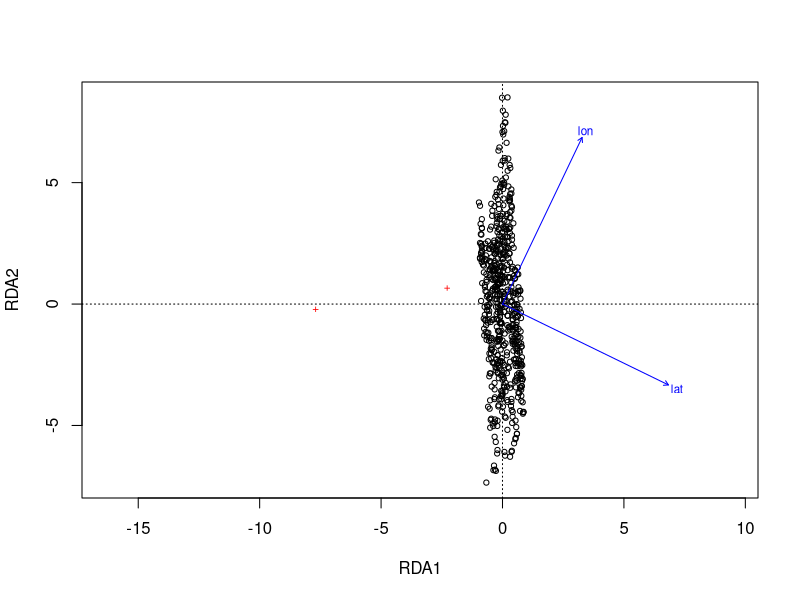
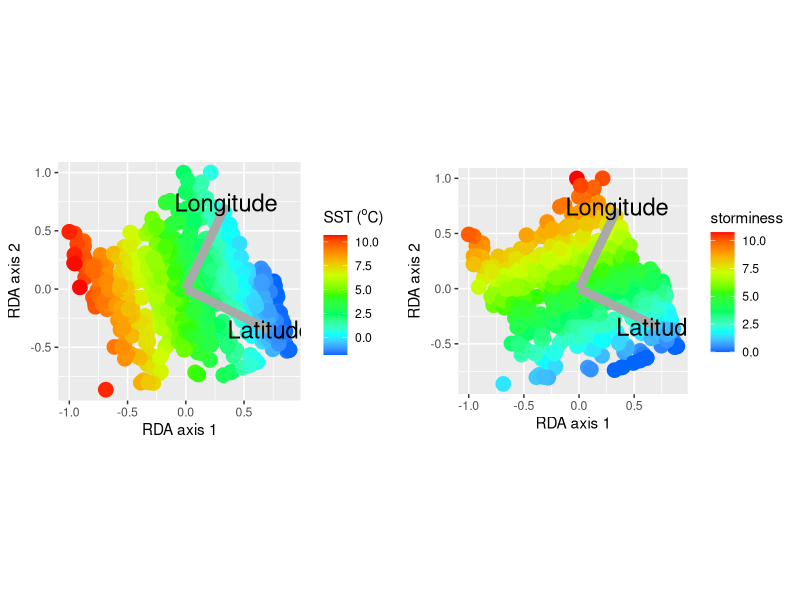

The R source for these figures, in order:
# This is a script to perform 'Redundancy analysis' 
# We are going to investigate to what extent variation in geography
# constrains and explains variation in the weather conditions,
# sea surface temperature and storminess, in September 2002

setwd('D:/Documents/Github/OCCCI')
# You may store your dataset in a different directory; adjust accordingly

dataset<-read.csv('SST_and_storms.csv')
dataset<-dataset[,-1]
dataset<-dataset[complete.cases(dataset),]
# The dataset has been loaded

Geography<-dataset[which(dataset$years=='2002'),c(1,2)]
Weather<-dataset[which(dataset$years=='2002'),c(4,5)]
# Let's define two different blocks of data, one represent geography, another representing 
# the conditions (stormy days and sea surface temperature; we'll just call this 'Weather')


library('vegan')
subset<-sample(x=c(1:dim(Weather)[1]),size=500)
subset<-1:dim(Weather)[1]

rda<- rda(Weather[subset,] ~ . ,Geography[subset,])
plot(rda) # This is what a default plot looks like
# we can produce a prettier and more intuitive plot though

rda_plot<-cbind(
summary(rda)$sites[,1],
summary(rda)$sites[,2]
)
rda_plot<-as.data.frame(rda_plot)
colnames(rda_plot)<-c('x','y')
rda_plot$x<-rda_plot$x/max(abs(rda_plot$x))
rda_plot$y<-rda_plot$y/max(abs(rda_plot$y))

rda_segments<-as.data.frame(cbind(rep(0,dim(Geography[subset,])[2]),rep(0,dim(Geography[subset,])[2]),
summary(rda)$biplot[,1],summary(rda)$biplot[,2]))/max(abs(summary(rda)$biplot))
rda_segments$V3<-rda_segments$V3/max(abs(rda_plot$x))
rda_segments$V4<-rda_segments$V4/max(abs(rda_plot$y))
rda_segments$V4<- rda_segments$V4 # -
rda_segments$V1<- 0
rda_segments$V2<- 0
magnitudes<-( ((rda_segments$V3)^2)+
((rda_segments$V4)^2) )^.5
rda_segments$V3<-rda_segments$V3/max(magnitudes)
rda_segments$V4<-rda_segments$V4/max(magnitudes)
rda_segments$V3<-rda_segments$V3
rda_segments$V4<-rda_segments$V4 

var_names<-c('Latitude','Longitude')

angles<-(
180*(atan(
(rda_segments$V4-rda_segments$V2)/
(rda_segments$V3-rda_segments$V1)
))/pi)+90
angles[which(angles>90)]<-angles[which(angles>90)]+180

rda_unit<-
rda_segments[,1:2]+ 0.8*(
((rda_segments[,3:4]-rda_segments[,1:2])/sqrt(rowSums((rda_segments[,3:4]-rda_segments[,1:2])^2))) )
colnames(rda_unit)<-c('V3','V4')

rda_size<-sqrt(rowSums((rda_segments[,3:4]-rda_segments[,1:2])^2))*3


library(ggplot2) # This is a plotting package; if you do not have it
# then run 'install.packages('ggplot2')'

sst_plot<-
ggplot() +
geom_point(aes(x= x, y= y,col=Weather$sst[subset]), data=cbind(rda_plot,Weather$sst[subset]),stroke=1,size=4)+
scale_colour_gradientn(colours=rev(rainbow(10))[4:10],na.value='white')+
geom_segment(data=cbind(rda_segments[,1:2],rda_unit),aes(x=V1,y=V2,xend=V3,yend=V4),size=rda_size,
alpha=1,color='darkgrey')+
geom_text(data=cbind(rda_segments[,1:2],rda_unit),aes(x=V3,y=V4,label=paste( var_names ) ),size=6,color='black',parse=T)+
coord_equal()+
labs(colour=expression(paste('SST',,' ('^o,'C)')),y='RDA axis 2',x='RDA axis 1')



#dev.new()
storm_plot<-
ggplot() +
geom_point(aes(x= x, y= y,col=Weather$storminess[subset]), data=cbind(rda_plot,Weather$storminess[subset]),stroke=1,size=4)+
scale_colour_gradientn(colours=rev(rainbow(10))[4:10],na.value='white')+
geom_segment(data=cbind(rda_segments[,1:2],rda_unit),aes(x=V1,y=V2,xend=V3,yend=V4),size=rda_size,
alpha=1,color='darkgrey')+
geom_text(data=cbind(rda_segments[,1:2],rda_unit),aes(x=V3,y=V4,label=paste( var_names ) ),size=6,color='black',parse=T)+
coord_equal()+
labs(colour='storminess',y='RDA axis 2',x='RDA axis 1')






library(ggpubr)# If you have not installed this package run
# 'install.packages('ggpubr')', it allows easy combination of subplots
dev.new(width=12,height=6,unit='cm')
ggarrange(sst_plot,storm_plot)
# The plots show what is rather intuitive; that there is a strong dependency of sea surface temperature
# on latitude. There is also a minor dependency on longitude
# we can observe storms are more common in the southern Barents Sea in September 2002, 
# but that this pattern is somewhat independent of variation in temperature, 
# which is consistent with storms being stochastic weather events that travel into the Barents Sea
# through the southern Atlantic inflow region
# Type 'rda' to see a summary range of statistics, such as the proportion of constrained variance 


